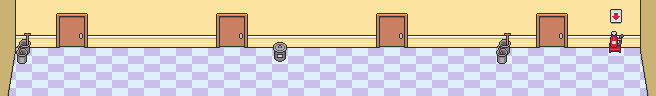

Tiled map render using the project's own tile images. Description and the whole map definition, tile-layer contents included, below:
An orthogonal 41x6 tile map with 16x16 px tiles, 2 tile layers (layer0, layer1), 2 tilesets.

<map version="1.0" tiledversion="1.0.3" orientation="orthogonal" renderorder="right-down" width="41" height="6" tilewidth="16" tileheight="16" nextobjectid="1">
 <tileset firstgid="1" name="layer0" tilewidth="16" tileheight="16" tilecount="600" columns="30">
  <image source="../images/layer0.png" width="480" height="320" />
 </tileset>
 <tileset firstgid="601" name="layer1" tilewidth="16" tileheight="16" tilecount="156" columns="13">
  <image source="../images/layer1.png" width="208" height="192" />
 </tileset>
 <layer name="layer0" width="41" height="6">
  <data encoding="csv">
1,3,3,4,5,6,3,3,3,3,3,3,3,4,5,6,3,3,3,3,3,3,3,4,5,6,3,3,3,3,3,3,3,4,5,6,3,3,3,3,2,
1,3,3,34,35,36,3,3,3,3,3,3,3,34,35,36,3,3,3,3,3,3,3,34,35,36,3,3,3,3,3,3,3,34,35,36,3,3,3,3,2,
1,63,63,64,65,66,63,63,63,63,63,63,63,64,65,66,63,63,63,63,63,63,63,64,65,66,63,63,63,63,63,63,63,64,65,66,63,63,63,63,2,
31,93,94,93,94,93,94,93,94,93,94,93,94,93,94,93,94,93,94,93,94,93,94,93,94,93,94,93,94,93,94,93,94,93,94,93,94,93,94,93,32,
61,93,94,93,94,93,94,93,94,93,94,93,94,93,94,93,94,93,94,93,94,93,94,93,94,93,94,93,94,93,94,93,94,93,94,93,94,93,94,93,62,
91,93,94,93,94,93,94,93,94,93,94,93,94,93,94,93,94,93,94,93,94,93,94,93,94,93,94,93,94,93,94,93,94,93,94,93,94,93,94,93,92
</data>
 </layer>
 <layer name="layer1" width="41" height="6">
  <data encoding="csv">
0,0,0,0,0,0,0,0,0,0,0,0,0,0,0,0,0,0,0,0,0,0,0,0,0,0,0,0,0,0,0,0,0,0,0,0,0,0,630,0,0,
0,0,0,0,0,0,0,0,0,0,0,0,0,0,0,0,0,0,0,0,0,0,0,0,0,0,0,0,0,0,0,0,0,0,0,0,0,0,643,0,0,
0,655,0,0,0,0,0,0,0,0,0,0,0,0,0,0,0,654,0,0,0,0,0,0,0,0,0,0,0,0,0,655,0,0,0,0,0,0,656,0,0,
0,668,0,0,0,0,0,0,0,0,0,0,0,0,0,0,0,667,0,0,0,0,0,0,0,0,0,0,0,0,0,668,0,0,0,0,0,0,669,0,0,
0,0,0,0,0,0,0,0,0,0,0,0,0,0,0,0,0,0,0,0,0,0,0,0,0,0,0,0,0,0,0,0,0,0,0,0,0,0,0,0,0,
0,0,0,0,0,0,0,0,0,0,0,0,0,0,0,0,0,0,0,0,0,0,0,0,0,0,0,0,0,0,0,0,0,0,0,0,0,0,0,0,0
</data>
 </layer>
</map>